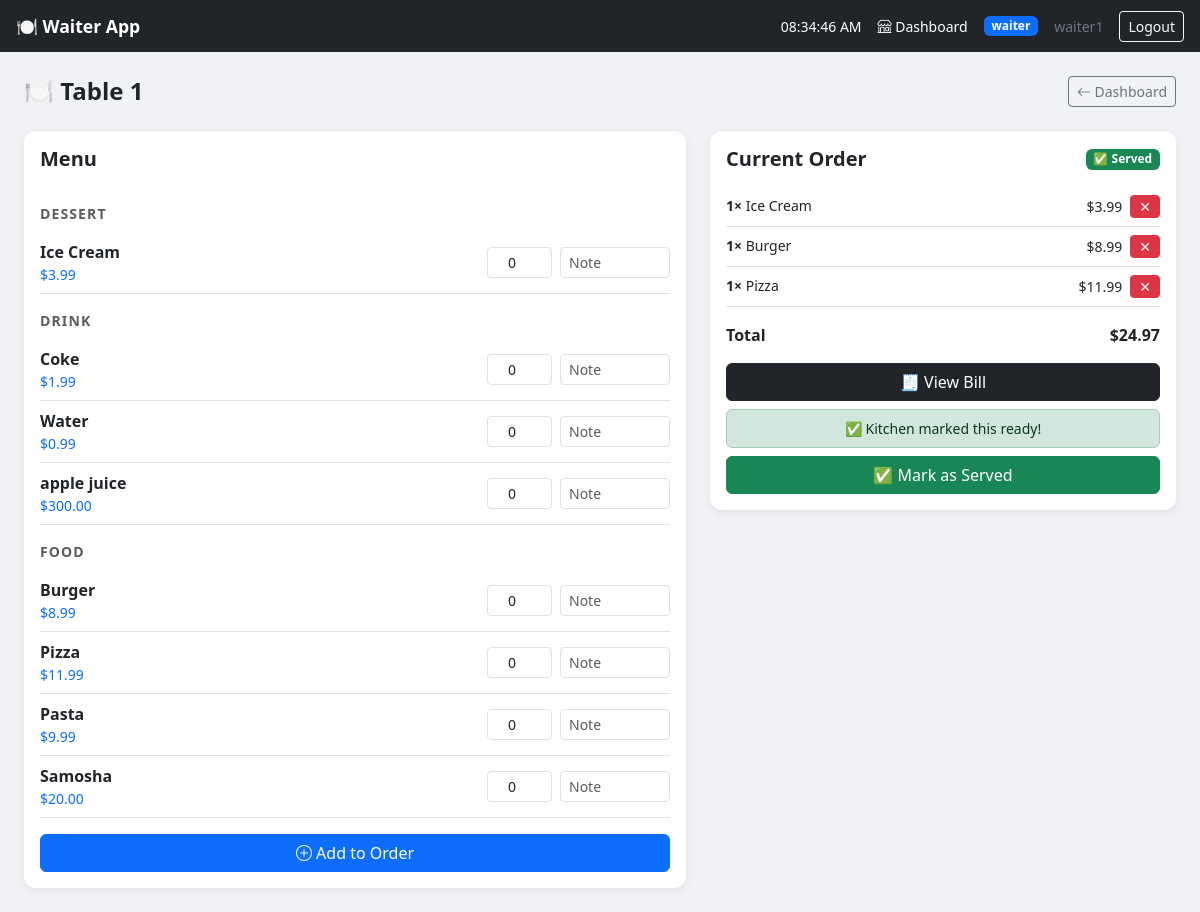
Screenshot of /table/6/ (signed in) with the database file from the repository.
### core/models.py (models this page shows, shortened)
class UserProfile(models.Model):
    ROLE_CHOICES = [
        ('waiter', 'Waiter'),
        ('chef', 'Chef'),
        ('admin', 'Admin'),
    ]
    user = models.OneToOneField(User, on_delete=models.CASCADE, related_name='profile')
    role = models.CharField(max_length=20, choices=ROLE_CHOICES, default='waiter')

class Table(models.Model):
    number = models.IntegerField(unique=True)
    is_occupied = models.BooleanField(default=False)

class MenuItem(models.Model):
    CATEGORY_CHOICES = [
        ('food', 'Food'),
        ('drink', 'Drink'),
        ('dessert', 'Dessert'),
    ]
    name = models.CharField(max_length=100)
    price = models.DecimalField(max_digits=6, decimal_places=2)
    category = models.CharField(max_length=20, choices=CATEGORY_CHOICES)
    is_available = models.BooleanField(default=True)

class OrderItem(models.Model):
    order = models.ForeignKey(Order, on_delete=models.CASCADE, related_name='items')
    menu_item = models.ForeignKey(MenuItem, on_delete=models.CASCADE)
    quantity = models.PositiveIntegerField(default=1)
    note = models.TextField(blank=True)  # e.g. "no onions"
    def subtotal(self):
        return self.quantity * self.menu_item.price

class Order(models.Model):
    STATUS_CHOICES = [
        ('pending', 'Pending'),
        ('preparing', 'Preparing'),
        ('served', 'Served'),
        ('paid', 'Paid'),
    ]
    table      = models.ForeignKey(Table, on_delete=models.CASCADE, related_name='orders')
    status     = models.CharField(max_length=20, choices=STATUS_CHOICES, default='pending')
    created_at = models.DateTimeField(auto_now_add=True)
    updated_at = models.DateTimeField(auto_now=True)
    served_at  = models.DateTimeField(null=True, blank=True)
    def total_price(self):
        return sum(item.subtotal() for item in self.items.all())

### core/views.py (the view, shortened to what this page needs)
# urls.py: path('table/<int:table_id>/', views.table_order, name='table_order'),
@role_required('waiter', 'admin')
def table_order(request, table_id):
    table = get_object_or_404(Table, id=table_id)
    menu_items = MenuItem.objects.filter(is_available=True).order_by('category')
    order = Order.objects.filter(
        table=table, status__in=['pending', 'preparing', 'served']
    ).first()
    return render(request, 'core/table_order.html', {
        'table': table, 'menu_items': menu_items, 'order': order
    })

### core/templates/core/table_order.html (shortened to what this page needs)
{% extends 'core/base.html' %}
{% block content %}
<div class="d-flex justify-content-between align-items-center mb-4">
    <h4 class="fw-bold mb-0">🍽️ Table {{ table.number }}</h4>
    <a href="{% url 'dashboard' %}" class="btn btn-outline-secondary btn-sm">
        <i class="bi bi-arrow-left"></i> Dashboard
    </a>
</div>
<div class="row g-4">
    <div class="col-12 col-lg-7">
        <div class="card p-3">
            <h5 class="fw-bold mb-3">Menu</h5>
            <form method="post">
                {% regroup menu_items by category as category_list %}
                {% for category in category_list %}
                    <div class="text-uppercase text-muted fw-bold small mb-2 mt-3"
                         style="letter-spacing:.08em;">
                        {{ category.grouper }}
                    </div>
                    {% for item in category.list %}
                    <div class="d-flex align-items-center justify-content-between py-2 border-bottom">
                        <div>
                            <div class="fw-semibold">{{ item.name }}</div>
                            <div class="text-primary small">${{ item.price }}</div>
                        </div>
                        <div class="d-flex align-items-center gap-2">
                            <input type="number" name="quantity_{{ item.id }}"
                                   min="0" value="0"
                                   class="form-control form-control-sm text-center"
                                   style="width:65px;">
                            <input type="text" name="note_{{ item.id }}"
                                   placeholder="Note"
                                   class="form-control form-control-sm"
                                   style="width:110px;">
                        </div>
                    </div>
                    {% endfor %}
                {% endfor %}
                <button type="submit" class="btn btn-primary w-100 mt-3">
                    <i class="bi bi-plus-circle"></i> Add to Order
                </button>
            </form>
        </div>
    </div>
    <div class="col-12 col-lg-5">
        <div class="card p-3">
            <div class="d-flex justify-content-between align-items-center mb-3">
                <h5 class="fw-bold mb-0">Current Order</h5>
                {% if order %}
                    {% if order.status == 'served' %}
                        <span class="badge bg-success">✅ Served</span>
                    {% elif order.status == 'preparing' %}
                        <span class="badge bg-primary">🔥 Preparing</span>
                    {% elif order.status == 'pending' %}
                        <span class="badge bg-warning text-dark">⏳ Pending</span>
                    {% endif %}
                {% endif %}
            </div>
            {% if order and order.items.all %}
    {% for item in order.items.all %}
        <div class="d-flex justify-content-between align-items-start py-2 border-bottom small">
            <div>
                <span class="fw-semibold">{{ item.quantity }}×</span> {{ item.menu_item.name }}
            </div>
            <div class="d-flex align-items-center gap-2">
                <span>${{ item.subtotal }}</span>
                <a href="{% url 'remove_order_item' item.id %}"
                   class="btn btn-danger btn-sm py-0 px-2"
                   onclick="return confirm('Remove this item?')">✕</a>
            </div>
        </div>
    {% endfor %}
    <div class="d-flex justify-content-between fw-bold mt-3 mb-3 fs-6">
        <span>Total</span>
        <span>${{ order.total_price }}</span>
    </div>
    <a href="{% url 'bill' order.id %}" class="btn btn-dark w-100 mb-2">
        🧾 View Bill
    </a>
    {% if order.status != 'paid' %}
        {% if order.status == 'served' %}
            <div class="alert alert-success text-center py-2 mb-2 small">
                ✅ Kitchen marked this ready!
            </div>
        {% endif %}
        <a href="{% url 'mark_order_served' order.id %}"
           class="btn btn-success w-100"
           onclick="return confirm('Mark this order as served and save to records?')">
            ✅ Mark as Served
        </a>
    {% else %}
        <div class="alert alert-info text-center py-2 small">
            ✅ Order completed and saved to records.
        </div>
    {% endif %}
{% else %}
    <div class="text-center text-muted py-4">
        <i class="bi bi-basket" style="font-size:2rem;"></i>
        <p class="mt-2 small">No items yet. Add from the menu.</p>
    </div>
{% endif %}
{% endblock content %}

### core/templates/core/base.html (shortened to what this page needs)
<!DOCTYPE html>
<html lang="en">
<head>
    <link href="https://cdn.jsdelivr.net/npm/bootstrap@5.3.0/dist/css/bootstrap.min.css" rel="stylesheet">
    <link href="https://cdn.jsdelivr.net/npm/bootstrap-icons@1.10.5/font/bootstrap-icons.css" rel="stylesheet">
</head>
<body>
<nav class="navbar navbar-dark bg-dark px-3 py-2 sticky-top">
    <a class="navbar-brand" href="{% url 'dashboard' %}">🍽️ Waiter App</a>
    <div class="d-flex align-items-center gap-3">
    <span class="text-white small" id="live-clock">--:--:--</span>
    {% if request.user.profile.role == 'admin' %}
        <a href="{% url 'admin_dashboard' %}" class="text-white text-decoration-none small">
            <i class="bi bi-gear"></i> Admin
        </a>
        <a href="{% url 'dashboard' %}" class="text-white text-decoration-none small">
            <i class="bi bi-shop"></i> Waiter
        </a>
        <a href="{% url 'kitchen' %}" class="text-white text-decoration-none small">
            <i class="bi bi-egg-fried"></i> Kitchen
        </a>
    {% elif request.user.profile.role == 'waiter' %}
        <a href="{% url 'dashboard' %}" class="text-white text-decoration-none small">
            <i class="bi bi-shop"></i> Dashboard
        </a>
    {% elif request.user.profile.role == 'chef' %}
        <a href="{% url 'kitchen' %}" class="text-white text-decoration-none small">
            <i class="bi bi-egg-fried"></i> Kitchen
        </a>
    {% endif %}
    <span class="badge
        {% if request.user.profile.role == 'admin' %}bg-danger
        {% elif request.user.profile.role == 'chef' %}bg-warning text-dark
        {% else %}bg-primary{% endif %}">
        {{ request.user.profile.role }}
    </span>
    <span class="text-secondary small">{{ request.user.username }}</span>
    <a href="{% url 'logout' %}" class="btn btn-outline-light btn-sm">Logout</a>
</div>
</nav>
<div class="container-fluid page-body py-4 px-3 px-md-4" style="max-width:1200px;">
    {% block content %}{% endblock %}
</div>
</body>
</html>

### core/templates/core/base.html (style rules this page uses)
body { background: #f0f2f5; }
.navbar-brand { font-weight: bold; font-size: 1.1rem; }
.card { border: none; box-shadow: 0 2px 8px rgba(0,0,0,0.08); border-radius: 12px; }

### rows the page displays
Table: number "1"
MenuItem: grouper "DESSERT", name "Ice Cream", price "3.99"
MenuItem: grouper "DRINK", name "Coke", price "1.99"
MenuItem: name "Water", price "0.99"
MenuItem: name "apple juice", price "300.00"
MenuItem: grouper "FOOD", name "Burger", price "8.99"
MenuItem: name "Pizza", price "11.99"
MenuItem: name "Pasta", price "9.99"
MenuItem: name "Samosha", price "20.00"
OrderItem: quantity "1", menu_item.name "Ice Cream", subtotal "3.99"
OrderItem: quantity "1", menu_item.name "Burger", subtotal "8.99"
OrderItem: quantity "1", menu_item.name "Pizza", subtotal "11.99"
Order: total_price "24.97"

### other values shown
{{ request.user.profile.role }} "waiter"
{{ request.user.username }} "waiter1"
